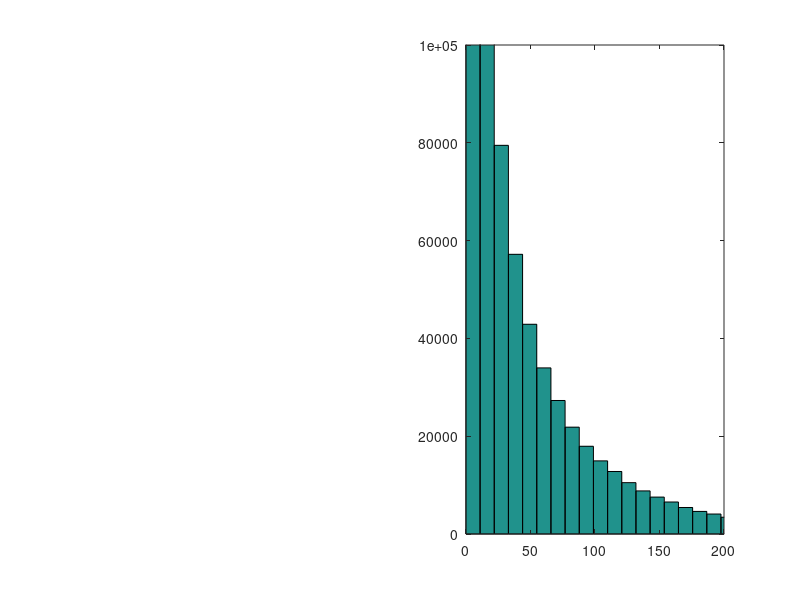

MATLAB code to generate this figure: (Note: this script raises an error after producing the figure.)
%% % % % % % % % % % % % % % % % % % % % % % % % % 
%    BETA DISTRIBUTION
% % % % % % % % % % % % % % % % % % % % % % % % % 
xx = linspace(0,1,100);
plot(xx,betapdf(xx,1.3,4))

%% gamma distribution

Jbar = 35;
tau = 95;
samples = gamrnd(Jbar/tau,tau,[1,1e6]);
% figure
subplot(1,2,2)
hist(samples,100)
axis([0 200, 0 1e5]);

%% logistic regression: pc ~ condition + delta
clear all
clc

subjid = 'AHY';
load(sprintf('data_ChangeLocalization_subj%s.mat',subjid));

deltaVec = 2.5:5:87.5;              % possible change values
respVec = [3 0 4 0 0 0 2 0 1];      % go from response key to location index

designMat = designMat(designMat(:,2) ~= 2,:);

% set X and y matrices
y = designMat(:,7); % correct/not correct
X = [designMat(:,2) abs(designMat(:,1))]; % delay, delta
X(X(:,1) == 0,2) = 1; % delay for 0 condition is 1
X(X(:,2) == 4,2) = 3; % delay for 4 condition is 3

% logistic regression
mdl = fitglm(X,y,'Distribution','binomial')
ci = coefCI(mdl)

%% linear regression: confidence ~ condition + delta

clear all

subjid = 'AHY';
load(sprintf('data_ChangeLocalization_subj%s.mat',subjid));

deltaVec = 2.5:5:87.5;              % possible change values
respVec = [3 0 4 0 0 0 2 0 1];      % go from response key to location index

designMat = designMat(designMat(:,2) ~= 2,:);

% set X and y matrices
y = designMat(:,9); % confidence rating
X = [designMat(:,2) abs(designMat(:,1))]; % delay, delta
X(X(:,1) == 0,2) = 1; % delay for 0 condition is 1
X(X(:,2) == 4,2) = 3; % delay for 4 condition is 3

% linear regression
X = [ones(size(designMat,1),1) X];
[b,bint,~,~,stats] = regress(y,X) % stats: R^2, F, p, and estimate of error variance

% % ordinal multinomial regression
% [B,dev,stats] = mnrfit(X,y,'model','ordinal')
% LL = stats.beta - 1.96*stats.se
% UL = stats.beta + 1.96*stats.se
%
% % plot regression fits
% xx = linspace(5,85,50);
% XX = [ones(50,1) 3*ones(50,1) xx'];
% BMat = [B(1:3)'; repmat(B(4:end),1,3)];
% logoddsMat = XX*BMat; % log odds for each of the 3 equations
% logoddssign = sign(logoddsMat);
% difflogoddssign = diff(logoddssign,1,2); % difference between the signs of log odds
% [row,col] = find(difflogoddssign == 2);
% predictedConf = nan(50,1);
% predictedConf(row) = col+1;
% predictedConf(logoddssign(:,1) == 1 ) = 1;
% predictedConf(logoddssign(:,3) == -1) = 4;
% hold on; plot(xx,predictedConf);


%% create model fit datat psychometric fn
clear all

load('modelfits.mat')
model = 2;
subjids = {'AHY','LA'};
nSubj = length(subjids);
deltaVec = 2.5:5:87.5;

for isubj = 1:nSubj;
    subjid = subjids{isubj};
    bfp = squeeze(xbest(isubj,model,:));
    
    X = []; % data in luigiform
    Nsamples = 1e5; % default if empty
    
    [~,prmat,X] = AhyBCL_datalikeall(bfp,X,model,Nsamples);
    data = X;
    save(sprintf('experiment_data/grant_data/luigidata_ChangeLocalization_subj%s_model%d.mat',subjid,model),'data','prmat');
end

for isubj = 1:nSubj;
    subjid = subjids{isubj};
    load(sprintf('experiment_data/grant_data/luigidata_ChangeLocalization_subj%s_model%d.mat',subjid,model));
    
    % plot psychometric function
    figure;
    hold on;
    colors = aspencolors(4,'pastel');%['b'; 'y'; 'g'; 'r'];
    condlegendd = {'0/2', '2/1','2/2','4/1'};
    for icond = 1:4;
        subplot(2,2,icond)
        plot_psychometricfunction({subjid},icond); % plot real data
        pc = prmat{icond}(:,1)';
        pc_std = pc.*(1-pc)./24;
        plot_summaryfit(deltaVec,[],[],pc,pc_std,colors(icond,:),colors(icond,:));
        title(condlegendd{icond})
        axis([0 90 0 1])
        ax = gca;
        ax.XTick = [0 30 60 90];
        ax.YTick = 0:.5:1;
        %     fill([deltaVec fliplr(deltaVec)],[pc-pc_std fliplr(pc + pc_std)],colors(icond,:))
    end
    
end

%% LOOK AT SOME STIMULI ON PSYCHTOOLBOX

% line stimuli
numDegrees = 180;
% prefs.lineArea = prefs.stimArea; % so line is same area as ellipse
lineWidth = 3; % pixels
lineLength = 100;
lineCoordinates = nan(2,numDegrees);
for j = 1:numDegrees;
    [lineCoordinates(1,j), lineCoordinates(2,j)] = lineCoord(lineLength,j);
end

% psychtoolbox
screenNumber = max(Screen('Screens'));       % use external screen if exists
[w, h] = Screen('WindowSize', screenNumber);  % screen resolution of smaller display
screenCenter = [w h]/2;
windowPtr = Screen('OpenWindow',screenNumber,128*ones(1,3),[],32,2);
Screen(windowPtr,'BlendFunction',GL_SRC_ALPHA,GL_ONE_MINUS_SRC_ALPHA);

% make gabor patch with full contrast
stimLength = 100;
StimSizes = [stimLength stimLength];
reliability = 1; % contrast of 1
im = makeGabor(stimLength, reliability);
StimPatch= Screen('MakeTexture',windowPtr,im);


pos = screenCenter + [100 100];
lineVec = [0 30];
nLines = length(lineVec);
for iline = 1:nLines;
    deg = mod(90-lineVec(iline),180);
    if deg == 0; deg = 180; end
    
    % gabor
    srcrect = [0 0 StimSizes];
    destrect = CenterRectOnPoint(srcrect,pos(1),pos(2));
    Screen('DrawTexture', windowPtr, StimPatch, srcrect,destrect, 180-90+deg);
    
    % line
    lineStim = lineCoordinates(:,deg);
    xy = [-lineStim lineStim];
    Screen('DrawLines',windowPtr, xy, lineWidth,256,pos,1);
    
    Screen('flip',windowPtr); % tic;
    pause;
end

sca;
ShowCursor;


%% FIT MOC psychometric function
% 08.16.2016

clear all

mixedcontrast = 1; 
subjid = 'AMM';
psychofun = @(x) lambda/2 + (1-lambda).*0.5*(1+erf((x-mu)./(sqrt(2)*sigma)));

if (mixedcontrast)
    concatvars = concatcode('experiment_data/output_mat/',['ContrastFn_MOC_' subjid '_'],{'designMat','stimuliMat'});
    v2struct(concatvars);
%     load('ContrastFn_MOC_MIX_20160804T220952.mat')
    designMat = designMat(stimuliMat(:,5) >= 3,:);
    titlee = 'mixed contrast';
else
    concatvars = concatcode('experiment_data/output_mat/',['ContrastFn_MOC_' subjid '_'],{'designMat','stimuliMat'});
    v2struct(concatvars);
%     load('ContrastFn_MOC_AHY_20160804T215847.mat')
titlee = 'same contrast';
end

contrastVec = unique(designMat(:,1));
nContrasts = length(contrastVec);

PC = nan(1,nContrasts);
for icontrast = 1:nContrasts;
    contrast = contrastVec(icontrast);
    
    PC(icontrast) = nanmean(designMat(designMat(:,1) == contrast,3));
end

figure
plot((contrastVec),PC,'k*')
defaultplot
ylabel('percent correct')
xlabel('contrast')
ylim([0.5 1])
title(titlee)

% ============================================
%       LOOKING AT PARAMETER FITS
% ============================================

%% COMPILE MODEL FITS FOR ALL SUBJECTS

modelVec = [1 2];
subjids = {'ALM','DR','EN','MR'};
exptypeVec = {'Contrast','Delay'};
filelocation = 'results/vss-dec2016/txt/';

nSubjs = length(subjids);
nModels = length(modelVec);
nExptype = length(exptypeVec);
nParams = 3;


for imodel = 1:nModels
    model = modelVec(imodel);
    modelstr = ['model' num2str(model)];
    
    for iexptype = 1:nExptype
        exptype = exptypeVec{iexptype};
        
        
        for isubj = 1:nSubjs
            subjid = subjids{isubj};
            filename = sprintf('%sChangeLocalization_%s_model%d_subj%s.txt',filelocation,exptype,model,subjid);
            alldata = dlmread(filename);
            
            datasorted = sortrows(alldata,nParams+1);
            fits.(modelstr).(exptype).bfpMat(isubj,:)= datasorted(end,1:nParams);
            fits.(modelstr).(exptype).LLVec(isubj)= datasorted(end,nParams+1);
        end
    end
    
end

save('modelfits.mat','fits')

%% MODEL COMPARISON

Contrast_AICMat = -2.*[fits.model1.Contrast.LLVec; fits.model2.Contrast.LLVec]+6;
Delay_AICMat = -2.* [fits.model1.Delay.LLVec; fits.model2.Delay.LLVec]+6;
modcomp = Contrast_AICMat + Delay_AICMat;

comparetype = 2;
switch comparetype
    case 1 % just contrast
        comparevalue = Contrast_AICMat;
    case 2 % just delay
        comparevalue = Delay_AICMat;
    case 3 % both
        comparevalue = modcomp;
end

% positive number means 
moddiff = bsxfun(@minus,comparevalue,comparevalue(1,:))
mean_moddiff = mean(moddiff,2)
sem_moddiff = std(moddiff,[],2)./sqrt(4)

%% =======================
%  PLOTS
% ===================

clear all

filelocation = 'results/vss-dec2016/txt-lapse/';
load([filelocation 'modelfits.mat'])
subjids = {'ALM','DR','EN','MR'};
exptype = 'Delay';
model = 2;
modelstr = sprintf('model%d',model);

nSubj = length(subjids);
deltaVec = 2.5:5:87.5;

for isubj = 1:nSubj
subjid = subjids{isubj};
bfp = fits.(modelstr).(exptype).bfpMat(isubj,:);
try
if bfp(4) == 0
    bfp(4) = 1e-6;
end
end

X = []; % data in luigiform
Nsamples = 1000; % default if empty

[~,prmat,X] = AhyBCL_datalikeall(bfp,X,model,Nsamples);

% plot psychometric function
figure;
hold on;
colors = aspencolors(4,'pastel');%['b'; 'y'; 'g'; 'r'];
condlegendd = {'0/2', '2/1','2/2','4/1'};
for icond = 1:4
    subplot(2,2,icond)
    plot_psychometricfunction({subjid},exptype,icond); % plot real data
    pc = prmat{icond}(:,1)';
    pc_std = pc.*(1-pc)./24;
    plot_summaryfit(deltaVec,[],[],pc,pc_std,colors(icond,:),colors(icond,:));
    title(condlegendd{icond})
    axis([0 90 0 1])
    ax = gca;
    ax.XTick = [0 30 60 90];
    ax.YTick = 0:.5:1;
    %     fill([deltaVec fliplr(deltaVec)],[pc-pc_std fliplr(pc + pc_std)],colors(icond,:))
end
end

%% average plot

clear all

filelocation = 'results/vss-dec2016/txt/';
load([filelocation 'modelfits.mat'])
subjids = {'ALM','DR','EN','MR'};
exptype = 'Delay';
model = 2;

modelstr = sprintf('model%d',model);
nSubj = length(subjids);
deltaVec = 2.5:5:87.5;

PRMat = cell(1,4);
for isubj = 1:nSubj
    subjid = subjids{isubj};
    bfp = fits.(modelstr).(exptype).bfpMat(isubj,:);
    try
    if bfp(4) == 0
        bfp(4) = 1e-6;
    end
    end
    
    X = []; % data in luigiform
    Nsamples = 1000; % default if empty
    
    [~,prmat,X] = AhyBCL_datalikeall(bfp,X,model,Nsamples);
    
    PRMat = cellfun(@(x,y) [x;y(:,1)'],PRMat,prmat,'UniformOutput',false);
    
end
mean_mod = cellfun(@mean,PRMat,'UniformOutput',false);
sem_mod = cellfun(@(x) std(x)/sqrt(size(x,1)),PRMat,'UniformOutput',false);
mean_mod= reshape(cell2mat(mean_mod),[18 4])';
sem_mod = reshape(cell2mat(sem_mod),[18 4])';

% plot psychometric function
figure;
hold on;
colors = aspencolors(4,'pastel');%['b'; 'y'; 'g'; 'r'];
condlegendd = {'0/2', '2/1','2/2','4/1'};
for icond = 1:4
    
    subplot(2,2,icond)
    plot_psychometricfunction(subjids,exptype,icond); % plot real data
    
    plot_summaryfit(deltaVec,[],[],mean_mod(icond,:),sem_mod(icond,:),colors(icond,:),colors(icond,:));
    title(condlegendd{icond})
    axis([0 90 0 1])
    ax = gca;
    ax.XTick = [0 30 60 90];
    ax.YTick = 0:.5:1;
    %     fill([deltaVec fliplr(deltaVec)],[pc-pc_std fliplr(pc + pc_std)],colors(icond,:))
end
